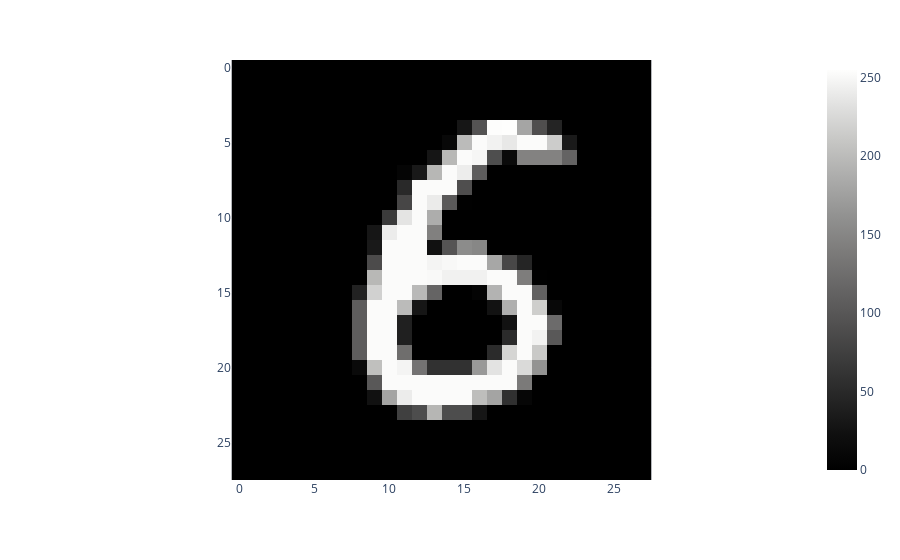

Write notebook code for a chart like this one.
### Code cell
row = 305
img_data = train_data_features.iloc[row].values
classification = train_data_labels[row]
print("Classification for row " + str(row) + " is: " + str(classification))
view_image(img_data, 28, 28, 'gray')

### Figure 1 — Plotly figure (JSON) as saved in the notebook; plotly's stock layout.template omitted (floating-point values rounded to 4 significant figures; data arrays with more than 128 entries replaced by an {"elided": "..."} marker saying what was removed)
{"data": [{"coloraxis": "coloraxis", "hovertemplate": "x: %{x}<br>y: %{y}<br>color: %{z}<extra></extra>", "name": "0", "type": "heatmap", "xaxis": "x", "yaxis": "y", "z": {"elided": "28x28 int values"}}], "layout": {"coloraxis": {"colorscale": [[0, "rgb(0, 0, 0)"], [0.09091, "rgb(16, 16, 16)"], [0.1818, "rgb(38, 38, 38)"], [0.2727, "rgb(59, 59, 59)"], [0.3636, "rgb(81, 80, 80)"], [0.4545, "rgb(102, 101, 101)"], [0.5455, "rgb(124, 123, 122)"], [0.6364, "rgb(146, 146, 145)"], [0.7273, "rgb(171, 171, 170)"], [0.8182, "rgb(197, 197, 195)"], [0.9091, "rgb(224, 224, 223)"], [1, "rgb(254, 254, 253)"]]}, "margin": {"t": 60}, "xaxis": {"anchor": "y", "constrain": "domain", "domain": [0, 1], "scaleanchor": "y"}, "yaxis": {"anchor": "x", "autorange": "reversed", "constrain": "domain", "domain": [0, 1]}}}
